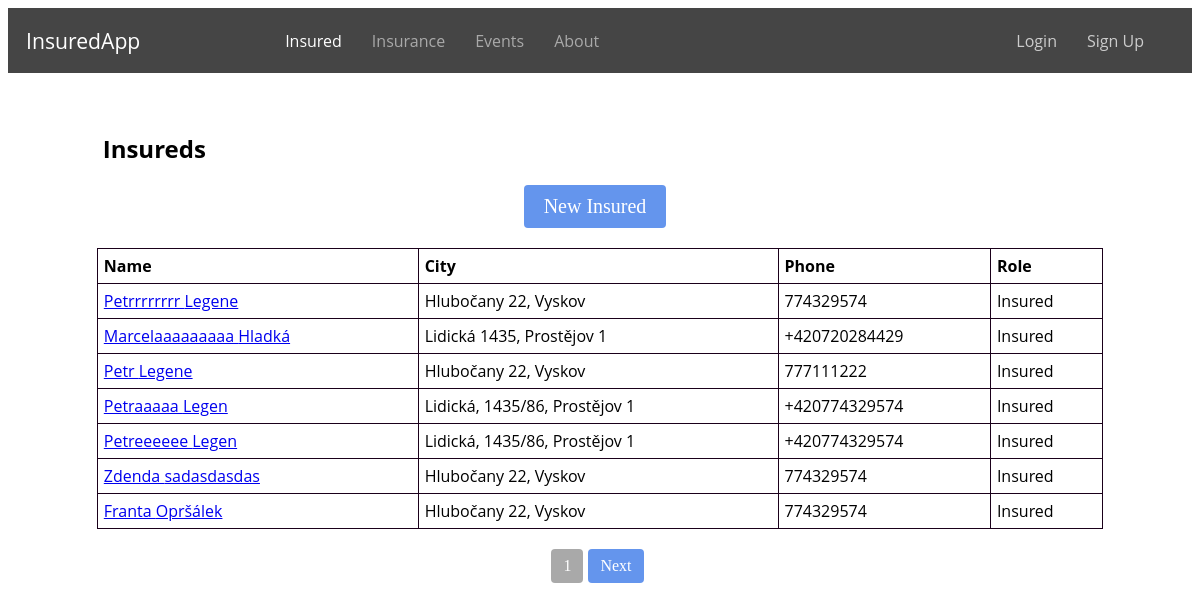
The app's page /insured/, older data.
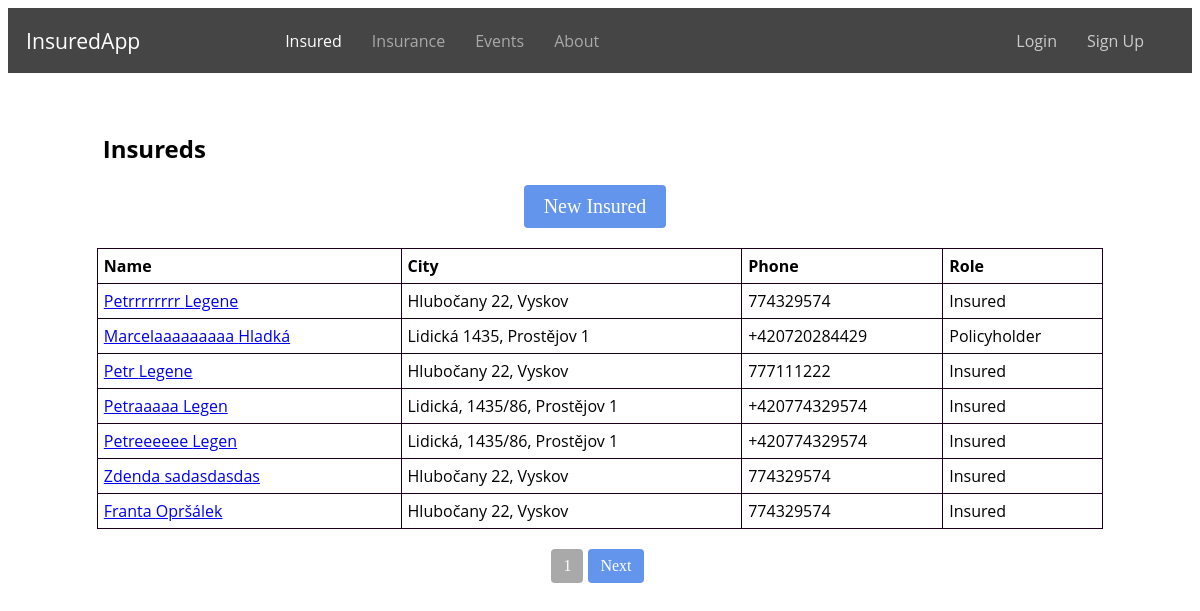
The same page, newer data.
### evidence/models.py (models this page shows, shortened)
class Insured(models.Model):
    user = models.ForeignKey(User, on_delete=models.CASCADE, related_name='insured', null=True, blank=True)
    first_name = models.CharField(max_length=100)
    profile_photo = models.ImageField(upload_to='profile_photos', blank=True, null=True)
    last_name = models.CharField(max_length=100)
    email = models.EmailField()
    role = models.CharField(max_length=20, choices=RoleEnum.choices(), null=True)
    street = models.CharField(max_length=100)
    city = models.CharField(max_length=64)
    zipcode = models.CharField(max_length=16)
    phone = models.CharField(max_length=16)
    is_policyholder = models.BooleanField(default=False)
    class Meta:
        ordering = ['id']

### evidence/views.py (the view)
# urls.py: path('insured/', views.insured, name='insured'),
def insured(request):
    insured_list = Insured.objects.prefetch_related('insurance')
    paginator = Paginator(insured_list, 7)
    page_number = request.GET.get('page')
    page_obj = paginator.get_page(page_number)
    return render(request, 'insured.html', {'page_obj': page_obj})

### evidence/templates/insured.html (shortened to what this page needs)
{% extends 'base.html' %}
{% block content %}
    <h2 class="insured-h">Insureds</h2>
    <div class="main-buttons">
        <a href="{% url 'new_insured' %}" class="button button-add">New Insured</a>
    </div>
    <table class="insured-table">
        <thead>
            <tr>
                <th>Name</th>
                <th>City</th>
                <th>Phone</th>
                <th>Role</th>
            </tr>
        </thead>
        <tbody>
            {% for insured in page_obj %}
                <tr>
                    <td><a href="{% url 'insured_detail' insured.id %}">{{ insured.first_name }} {{ insured.last_name }}</a></td>
                    <td>{{ insured.street }}, {{ insured.city }}</td>
                    <td>{{ insured.phone }}</td>
                    <td>
                        {% if insured.role == 'insurer' %}
                           <span class="policyholder-badge">Policyholder</span>
                        {% else %}
                           <span class="insured-badge">Insured</span>
                        {% endif %}
                    </td>
                </tr>
            {% endfor %}
        </tbody>
    </table>
    <div class="pagination">
        <span class="current-page">{{ page_obj.number }}</span>
        {% if page_obj.has_next %}
            <a href="?page={{ page_obj.next_page_number }}">Next</a>
        {% endif %}
    </div>
{% endblock %}

Row changes from the older to the newer data that the page shows:
changed Insured "Marcelaaaaaaaaa": role "Insured" → "Policyholder"
